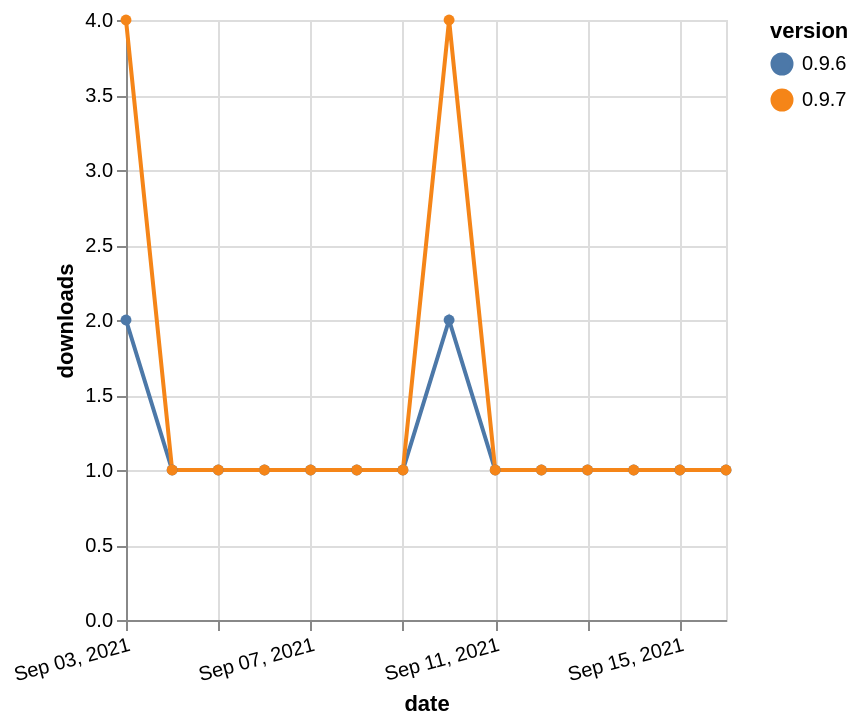

Write the Vega-Lite specification saved for this chart.
### Vega-Lite specification from a JSON file in a GitHub repository (floating-point values rounded to 4 significant figures)
{"$schema": "https://vega.github.io/schema/vega-lite/v5.json", "description": "A simple bar chart with embedded data.", "data": {"values": [{"date": "2021-09-03", "total": 58, "delta": 2, "version": "0.9.6"}, {"date": "2021-09-04", "total": 59, "delta": 1, "version": "0.9.6"}, {"date": "2021-09-05", "total": 60, "delta": 1, "version": "0.9.6"}, {"date": "2021-09-06", "total": 61, "delta": 1, "version": "0.9.6"}, {"date": "2021-09-07", "total": 62, "delta": 1, "version": "0.9.6"}, {"date": "2021-09-08", "total": 63, "delta": 1, "version": "0.9.6"}, {"date": "2021-09-09", "total": 64, "delta": 1, "version": "0.9.6"}, {"date": "2021-09-10", "total": 66, "delta": 2, "version": "0.9.6"}, {"date": "2021-09-11", "total": 67, "delta": 1, "version": "0.9.6"}, {"date": "2021-09-12", "total": 68, "delta": 1, "version": "0.9.6"}, {"date": "2021-09-13", "total": 69, "delta": 1, "version": "0.9.6"}, {"date": "2021-09-14", "total": 70, "delta": 1, "version": "0.9.6"}, {"date": "2021-09-15", "total": 71, "delta": 1, "version": "0.9.6"}, {"date": "2021-09-16", "total": 72, "delta": 1, "version": "0.9.6"}, {"date": "2021-09-03", "total": 29, "delta": 4, "version": "0.9.7"}, {"date": "2021-09-04", "total": 30, "delta": 1, "version": "0.9.7"}, {"date": "2021-09-05", "total": 31, "delta": 1, "version": "0.9.7"}, {"date": "2021-09-06", "total": 32, "delta": 1, "version": "0.9.7"}, {"date": "2021-09-07", "total": 33, "delta": 1, "version": "0.9.7"}, {"date": "2021-09-08", "total": 34, "delta": 1, "version": "0.9.7"}, {"date": "2021-09-09", "total": 35, "delta": 1, "version": "0.9.7"}, {"date": "2021-09-10", "total": 39, "delta": 4, "version": "0.9.7"}, {"date": "2021-09-11", "total": 40, "delta": 1, "version": "0.9.7"}, {"date": "2021-09-12", "total": 41, "delta": 1, "version": "0.9.7"}, {"date": "2021-09-13", "total": 42, "delta": 1, "version": "0.9.7"}, {"date": "2021-09-14", "total": 43, "delta": 1, "version": "0.9.7"}, {"date": "2021-09-15", "total": 44, "delta": 1, "version": "0.9.7"}, {"date": "2021-09-16", "total": 45, "delta": 1, "version": "0.9.7"}]}, "width": "container", "mark": {"type": "line", "point": {"filled": true}}, "encoding": {"x": {"field": "date", "type": "temporal", "timeUnit": "yearmonthdate", "title": "date", "axis": {"labelAngle": -15}}, "y": {"field": "delta", "type": "quantitative", "title": "downloads"}, "color": {"field": "version", "type": "nominal"}, "tooltip": {"field": "delta"}}}
